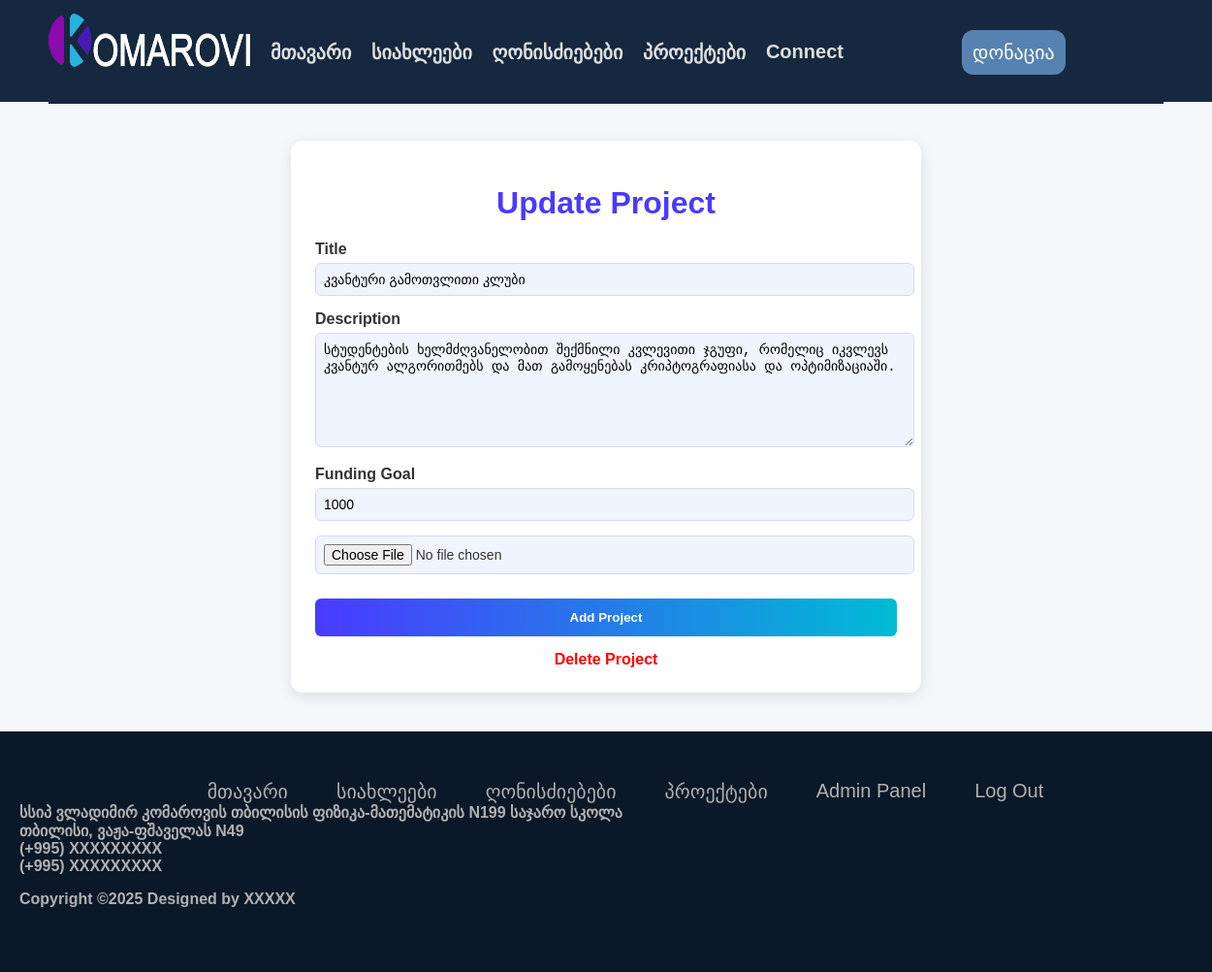
The app's page /adminpanel/projects/update/2 (signed in) with its own data.
### models.py (models this page shows, shortened)
class Projects(db.Model):
    id = db.Column(db.Integer, primary_key=True)
    title = db.Column(db.String(500), nullable=False)
    description = db.Column(db.Text)
    funding_goal = db.Column(db.Integer, nullable=False, default=0)
    current_amount = db.Column(db.Integer, nullable=False, default=0)
    image = db.Column(db.String(200))
    date_added = db.Column(db.DateTime, default=datetime.utcnow)

### routes.py (the view, shortened to what this page needs)
@app.route("/adminpanel/projects/update/<int:id>", methods=['GET', 'POST'])
@login_required
def update_project(id):
    project = Projects.query.get_or_404(id)
    filename = None
    form = NewProject()
    form.title.data = project.title
    form.description.data = project.description
    form.funding_goal.data = project.funding_goal
    form.image.data = project.image
    return render_template('update_projects.html', form=form, project=project)

### forms.py
class NewProject(FlaskForm):
    title = StringField('Title', validators=[DataRequired()])
    description = TextAreaField('Description',)
    funding_goal = IntegerField('Funding Goal', validators=[DataRequired()])
    image = FileField('Image')
    submit = SubmitField('Add Project')

### models.py (called while the page is built)
@login_manager.user_loader
def load_user(user_id):
    return User.query.get(user_id)

### templates/update_projects.html (shortened to what this page needs)
{% extends "base.html" %} {% block head %}
<link
  rel="stylesheet"
  href="{{ url_for('static', filename='css/update_projects.css') }}"
/>
{% endblock %} {% block content %}
<div class="form-container">
  <h1>Update Project</h1>
  <form method="POST" action="" enctype="multipart/form-data">
    <div class="form-group">
      <label>{{ form.title.label }}</label>
      {{ form.title(class="form-control") }}
    </div>
    <div class="form-group">
      <label>{{ form.description.label }}</label>
      {{ form.description(class="form-control", rows="5") }}
    </div>
    <div class="form-group">
      <label>{{ form.funding_goal.label }}</label>
      {{ form.funding_goal(class="form-control") }}
    </div>
    <div class="form-group">{{ form.image(class="form-control") }}</div>
    {{ form.submit(class="btn-submit") }}
  </form>
  <a href="{{ url_for('delete_project', id=project.id) }}" class="delete-link"
    >Delete Project</a
  >
</div>
{% endblock %}

### static/css/main.css (style rules this page uses)
html, body { margin: 0; height: 100%; padding: 0; display: flex; flex-direction: column; background-color: rgb(251, 251, 252); font-family: "BpgIngiriArial", Arial, Helvetica, sans-serif; }

### static/css/footer.css (style rules this page uses)
a { text-decoration: none; }

### static/css/update_projects.css (style rules this page uses)
body { background-color: #f5f7fa; font-family: Arial, sans-serif; color: #333; }
.form-container { max-width: 600px; margin: 40px auto; padding: 25px; background-color: #ffffff; border-radius: 12px; box-shadow: 0px 4px 15px rgba(0, 0, 0, 0.1); }
.form-container h1 { text-align: center; color: #4a3aff; margin-bottom: 20px; }
.form-group { margin-bottom: 15px; }
.form-group label { display: block; margin-bottom: 5px; font-weight: bold; }
.form-group input, .form-group textarea { width: 100%; padding: 8px; border-radius: 6px; border: 1px solid #d6d9f5; background-color: #f0f4ff; font-size: 14px; }
.form-group textarea { min-height: 100px; resize: vertical; }
.btn-submit { width: 100%; padding: 12px 0; background: linear-gradient(90deg, #4a3aff, #00bcd4); color: white; border: none; font-weight: bold; border-radius: 6px; cursor: pointer; transition: 0.3s ease; margin-top: 10px; }
.delete-link { display: inline-block; margin-top: 15px; text-align: center; width: 100%; color: red; font-weight: bold; text-decoration: none; }

### records on screen
Projects: title "კვანტური გამოთვლითი კლუბი", description "სტუდენტების ხელმძღვანელობით შექმნილი კვლევითი ჯგუფი, რომელიც იკვლევს კვანტურ ალგორითმებს და მათ გამოყენებას კრიპტოგრაფიასა და ოპტიმიზაციაში.", funding_goal "1000"
